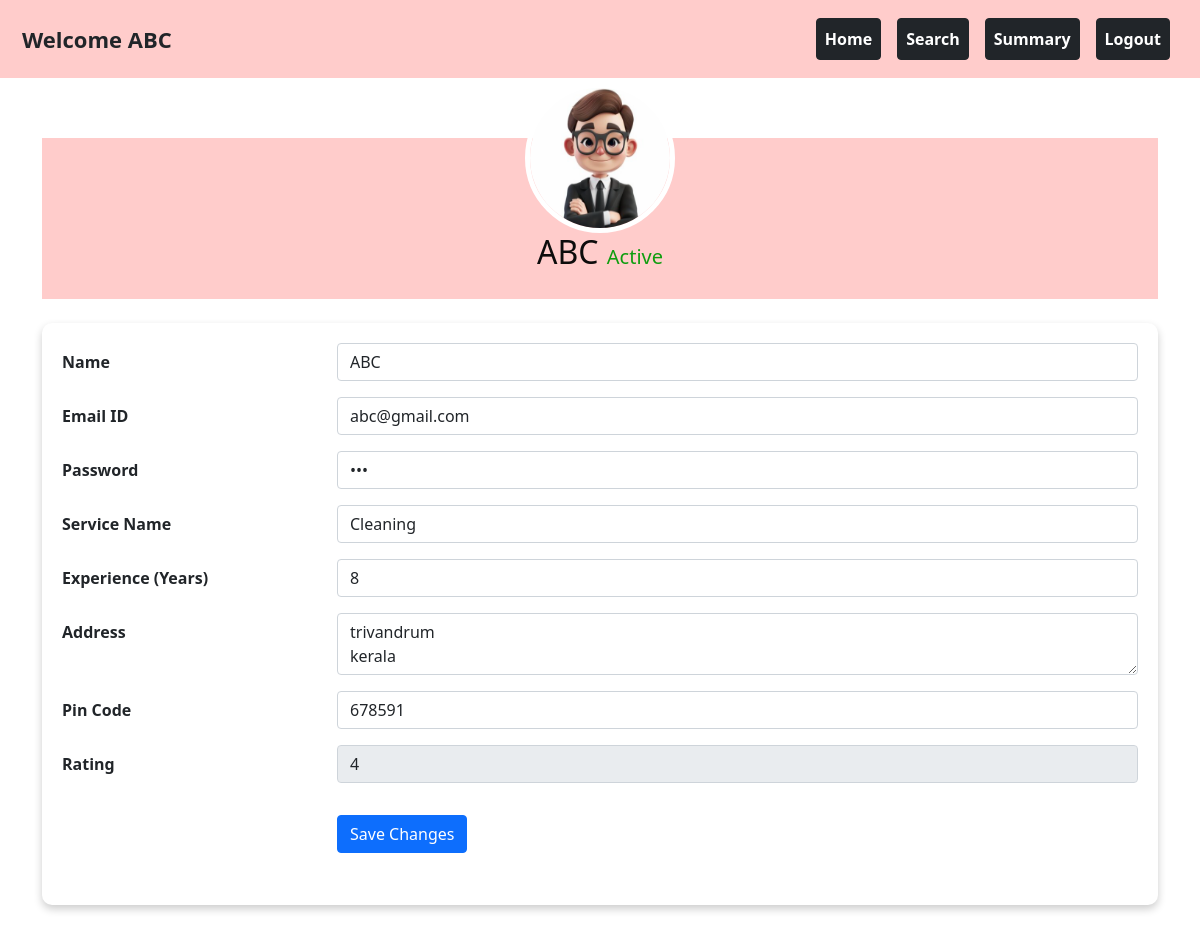
Screenshot of /prof_profile/1 with the database file from the repository.
### backend/models.py (models this page shows)
class Professional_Info(db.Model):
    __tablename__="professional_info"
    id=db.Column(db.Integer,primary_key=True)
    email_id=db.Column(db.String,unique=True,nullable=False)
    password=db.Column(db.String,nullable=False)
    full_name=db.Column(db.String,nullable=False)
    experience=db.Column(db.Integer,nullable=False)
    proof_doc=db.Column(db.String,nullable=False)
    address=db.Column(db.String,nullable=False)
    pin_code=db.Column(db.Integer,nullable=False)
    service_id=db.Column(db.Integer,db.ForeignKey("service.id"))
    rating=db.Column(db.Integer,default=0)
    profile_status=db.Column(db.Integer,default=0) #not accepted yet=0 ,accepted=1
    blocked_status=db.Column(db.Integer,default=0) #not blocked=0, 1-blocked
    service_requests=db.relationship("Service_Request",cascade="all,delete",backref="professional_info",lazy=True)

class Service(db.Model):
    __tablename__="service"
    id=db.Column(db.Integer,primary_key=True)
    name=db.Column(db.String,nullable=False)
    basic_price=db.Column(db.Integer,nullable=False)
    Description=db.Column(db.String,nullable=False)
    professionals=db.relationship("Professional_Info",cascade="all,delete",backref="service",lazy=True)
    service_requests=db.relationship("Service_Request",cascade="all,delete",backref="service",lazy=True)

### backend/controller.py (the view, shortened to what this page needs)
@app.route('/prof_profile/<int:prof_id>',methods=['GET','POST'])
def prof_profile(prof_id):
    prof_obj=Professional_Info.query.get(prof_id)
    service_dict={service_obj.id:service_obj for service_obj in Service.query.all()}
    return render_template("professional_profile.html",prof_obj=prof_obj,service_dict=service_dict,msg="")

### templates/professional_profile.html (shortened to what this page needs)
<!DOCTYPE html>
<html lang="en">
    <head>
        <link rel="stylesheet" href="/static\styles\style.css">
        <link rel="stylesheet" href="/static\styles\profile.css">
        <link href="https://cdn.jsdelivr.net/npm/bootstrap@5.0.2/dist/css/bootstrap.min.css" rel="stylesheet">
    </head>
    <body>
        <div class="container-fluid" style="background-color: #ffcccb; padding: 10px;">
            <nav class="navbar navbar-expand-lg navbar-light w-100">
                <div class="container-fluid">
                    <div style="font-size: 22px;"><strong>Welcome {{prof_obj.full_name}}</strong></div>
                    <div class="collapse navbar-collapse justify-content-end" id="navbarNav">
                        <ul class="navbar-nav">
                            <li class="nav-item">
                                <a class="nav-link btn btn-dark mx-2 text-white fw-bold" href="{{url_for('professional_dashboard',prof_id=prof_obj.id)}}">Home</a>
                            </li>
                            <li class="nav-item">
                                <a class="nav-link btn btn-dark mx-2 text-white fw-bold" href="{{url_for('search_tab_prof',prof_id=prof_obj.id)}}">Search</a>
                            </li>
                            <li class="nav-item">
                                <a class="nav-link btn btn-dark mx-2 text-white fw-bold" href="{{url_for('summary_professional',prof_id=prof_obj.id)}}">Summary</a>
                            </li>
                            <li class="nav-item">
                                <a class="nav-link btn btn-dark mx-2 text-white fw-bold" href="/">Logout</a>
                            </li>
                        </ul>
                    </div>
                </div>
            </nav>
        </div>
        <div class="container">
            <div class="profile-header">
                <img src="/static\professional.png" alt="Profile Picture" class="profile-img">
                <h2>{{prof_obj.full_name}} {% if prof_obj.profile_status==0 %}<span style="color: red;"> Requested </span>{% else %}<span style="color: rgb(15, 157, 15);font-size: 20px;">Active {% endif %}</span></h2>
            </div>
            <div class="profile-content mt-4">
                <form action="/prof_profile/{{prof_obj.id}}" method="POST">
                    <div class="row mb-3">
                        <label for="name" class="col-sm-3 col-form-label" style="font-weight: bold;">Name</label>
                        <div class="col-sm-9">
                            <input type="text" class="form-control" name="name" id="name" value="{{prof_obj.full_name}}">
                        </div>
                    </div>
                    <div class="row mb-3">
                        <label for="email" class="col-sm-3 col-form-label" style="font-weight: bold;">Email ID</label>
                        <div class="col-sm-9">
                            <input type="email" class="form-control" name="email" id="email" value="{{prof_obj.email_id}}">
                        </div>
                    </div>
                    <div class="row mb-3">
                        <label for="contact" class="col-sm-3 col-form-label" style="font-weight: bold;">Password</label>
                        <div class="col-sm-9">
                            <input type="password" class="form-control" name="password" id="password" value="{{prof_obj.password}}">
                        </div>
                    </div>
                    <div class="row mb-3">
                        <label for="service" class="col-sm-3 col-form-label" style="font-weight: bold;">Service Name</label>
                        <div class="col-sm-9">
                            <input type="text" class="form-control" name="service" id="service" value="{{service_dict[prof_obj.service_id].name}}">
                        </div>
                    </div>
                    <div class="row mb-3">
                        <label for="experience" class="col-sm-3 col-form-label" style="font-weight: bold;">Experience (Years)</label>
                        <div class="col-sm-9">
                            <input type="number" class="form-control" name="experience" id="experience" value="{{prof_obj.experience}}">
                        </div>
                    </div>
                    <div class="row mb-3">
                        <label for="address" class="col-sm-3 col-form-label" style="font-weight: bold;">Address</label>
                        <div class="col-sm-9">
                            <textarea class="form-control" name="address" id="address" rows="2" >{{prof_obj.address}}</textarea>
                        </div>
                    </div>
                    <div class="row mb-3">
                        <label for="pincode" class="col-sm-3 col-form-label" style="font-weight: bold;">Pin Code</label>
                        <div class="col-sm-9">
                            <input type="text" class="form-control" name="pincode" id="pincode" value="{{prof_obj.pin_code}}">
                        </div>
                    </div>
                    <div class="row mb-3">
                        <label for="pincode" class="col-sm-3 col-form-label" style="font-weight: bold;">Rating</label>
                        <div class="col-sm-9">
                            <input type="number" class="form-control" name="rating" id="rating" value="{{prof_obj.rating}}" disabled>
                        </div>
                    </div>
                    <div class="row">
                        <div class="col-sm-3"></div>
                        <div class="col-sm-9">
                            <button type="submit" class="btn btn-primary mt-3">Save Changes</button>
                        </div>
                    </div>
                </form><br>
            </div>
        </div>
    </body>
</html>

### static/styles/profile.css (style rules this page uses)
body { background-color: #f9f9f9; font-family: Arial, sans-serif; }
.profile-header { text-align: center; padding: 20px; background-color: #ffcccb; color: rgb(13, 12, 12); margin-top: 60px; }
.profile-img { width: 150px; height: 150px; border-radius: 50%; margin-top: -75px; border: 5px solid white; }
.profile-content { padding: 20px; background-color: #fff; border-radius: 10px; box-shadow: 0 4px 8px rgba(0, 0, 0, 0.2); margin-top: 20px; margin-bottom: 20px; }

### rows the page displays
Professional_Info: full_name "ABC", name "ABC", email "abc@gmail.com", experience "8", address "trivandrum kerala", pincode "678591", rating "4"
Service: service "Cleaning"
